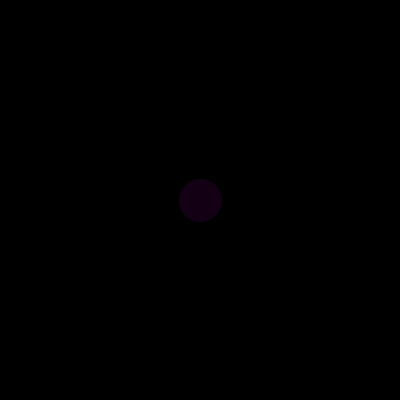
Frame 1 (no input)
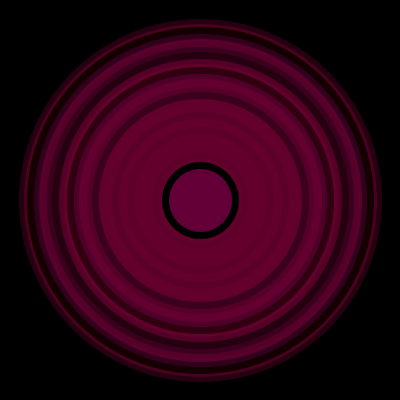
Frame 60 (the mouse pressed at the canvas centre just before this capture)
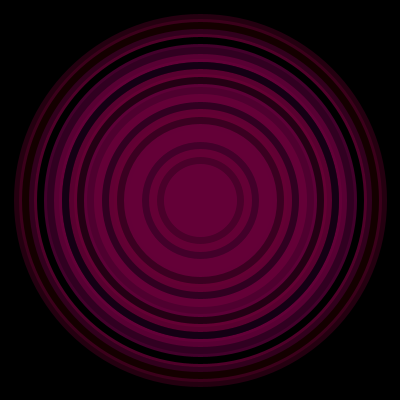
Frame 120 (the mouse held since frame 60 and released just before this capture)

The Processing sketch that drew these frames (run headless with seeded random() and noise(); from frame 60 on, the mouse is pressed at the canvas centre):

// Processing sketch: processing_125537
// ── processing_125537.pde




float x = 0;
//float c = 20;
void setup() {
  size(400, 400);
  background(0);

  strokeWeight(7);
}

void draw() {

  
  
    fill(100,0,0,50);
  ellipse(200, 200, x, x);
  x = x + 50;
  if (x > 400) {
    x = x -350;
  }
  fill(100,0,100,50);
ellipse(200, 200, x, x);
  x = x + 30;
  if (x > 400) {
    x = x -200;

  }

  }
